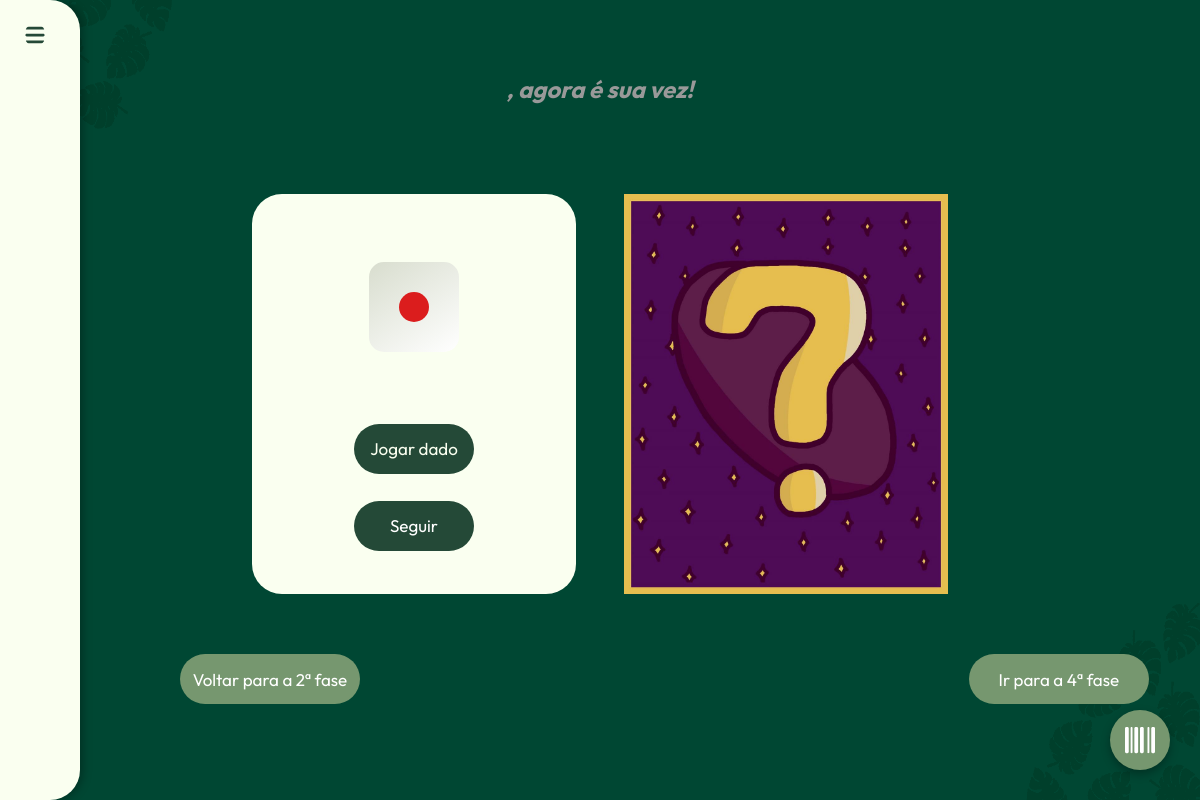
Page /php/dadofase3.php on the earlier database version.
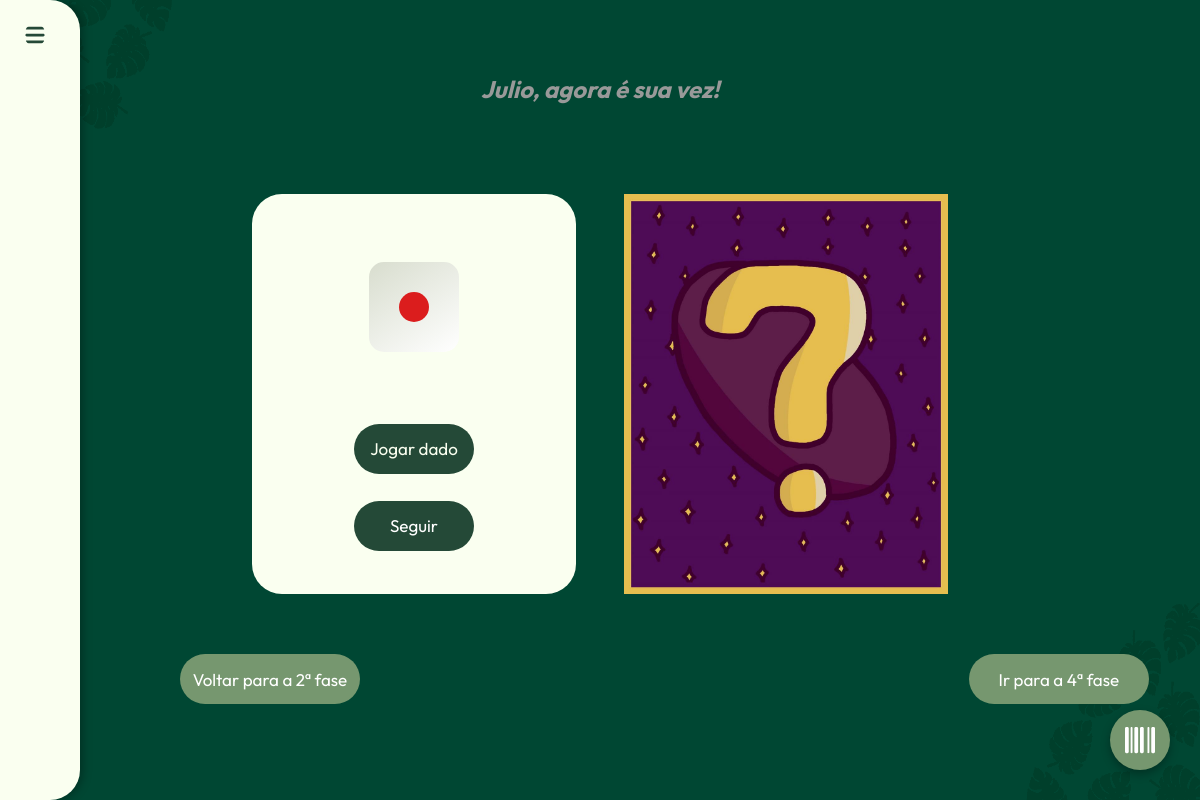
Same page on the later database version.
### tables this page shows
CREATE TABLE IF NOT EXISTS `jogadores` (
  `jogadores_id` int NOT NULL AUTO_INCREMENT,
  `jogador_1` varchar(90) NOT NULL,
  `jogador_2` varchar(90) NOT NULL,
  `jogador_3` varchar(90) NOT NULL,
  `jogador_4` varchar(90) NOT NULL,
  `jogador_5` varchar(90) NOT NULL,
  `jogador_6` varchar(90) NOT NULL,
  `ordem_jogo` text,
  `indice_vez` int DEFAULT '0',
  PRIMARY KEY (`jogadores_id`)
);

### php/dadofase3.php (the view, shortened to what this page needs)
<?php
include 'conecta.php';
$query = "SELECT jogadores_id, ordem_jogo, indice_vez FROM jogadores ORDER BY jogadores_id DESC LIMIT 1";
$result = mysqli_query($conexao, $query);
if ($result && mysqli_num_rows($result) > 0) {
    $row = mysqli_fetch_assoc($result);
    $jogadores = json_decode($row['ordem_jogo'], true);
    $indice_vez = $row['indice_vez'];
    $jogador_da_vez = $jogadores[$indice_vez];
    $bloqueado = 0;
}
?>
<!DOCTYPE html>
<html lang="en">
<head>
    <link rel="stylesheet" href="../css/style.css">
</head>
<body>
    <div class="menu-container">
        <nav id="menu" class="menu">
        </nav>
    </div>
    <main id="main-dado">
        <div class="container">
            <div class="dice <?php echo $bloqueado ? 'bloqueado' : ''; ?>" <?php echo $bloqueado ? 'title="Jogador bloqueado nesta rodada"' : ''; ?>>
                <div class="face front"></div>
                <div class="face back"></div>
            </div>
            <button class="roll <?php echo $bloqueado ? 'bloqueado' : ''; ?>" <?php echo $bloqueado ? 'disabled' : ''; ?>>
                <p>Jogar dado</p>
            </button>
            <button style="margin-top: 20px;" onclick="avancarJogador()">Seguir</button>
        </div>
        <div class="carta <?php echo $bloqueado ? 'bloqueado' : ''; ?>"
            <?php if (!$bloqueado): ?>onclick="window.location.href='quizfase3.php'" <?php endif; ?>>
        </div>
        <h2><?php echo htmlspecialchars(ucwords(strtolower($jogador_da_vez))) ?>, agora é sua vez!</h2>
    </main>
    <div style="display: inline;">
        <button id="fase2" onclick="redirecionarPaginaFase2()">Voltar para a 2ª fase</button>
        <button id="fase4" onclick="redirecionarPaginaFase4()">Ir para a 4ª fase</button>
    </div>
    <div id="floatingBtnContainer">
        <button id="floatingBtn" aria-label="Abrir busca"></button>
    </div>
</body>
</html>
</html>

Differences in the rows shown:
added jogadores: jogador_da_vez "Julio"
